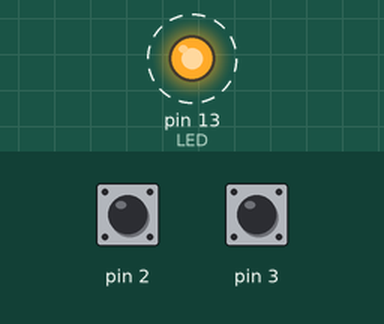
This sketch was run on a simulated Arduino Uno, built with avr-gcc and run on an emulated ATmega328P. Shown: output pins drawn as LEDs (lit = HIGH). Dashed ring = blinking. Inputs (shaded band) come from the test bench; at power-on: pin 3 HIGH, pin 2 HIGH.

Above: at 1.25 s.
1.3 s: pin 3 pulled LOW for 0.25 s
At 1.7 s:
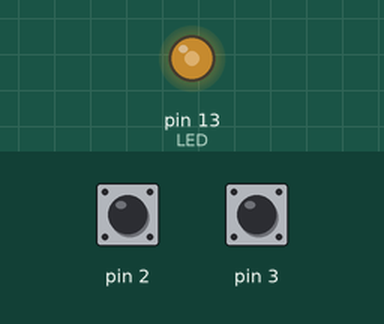
3.0 s: pin 2 pulled LOW for 0.25 s
At 3.3 s:
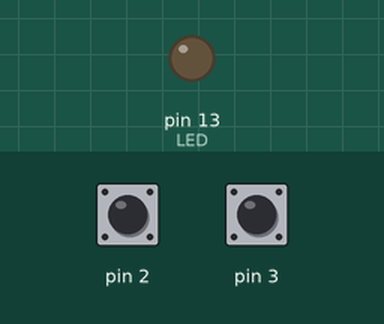
6.0 s: pin 3 pulled LOW for 1 s
8.5 s: pin 2 pulled LOW for 1 s
At 9.1 s:
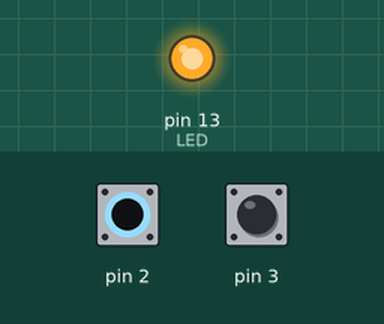
Timing chart, 0 to 12.6 s (numbered marks = the images above; inputs shaded):
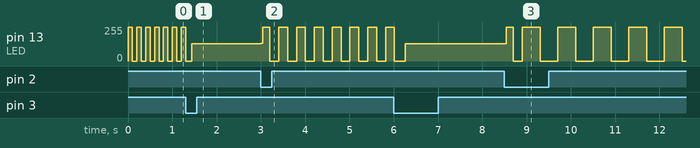

Measured:
- after the input at 3.0 s, pin 13 (LED): 129/255 → 135/255 at once, then repeats every 0.36 s: 255/255 0.16 s, 0/255 0.20 s
- after the input at 8.5 s, pin 13 (LED): goes 255/255 0.16 s, 0/255 0.20 s, 4 × (255/255 0.40 s, 0/255 0.40 s), 255/255 0.40 s, then 0/255, starting at once

The sketch:

sketch_mar09a.ino
```cpp
#define LED 13

int delayVal = 100;

void setup() {
  // put your setup code here, to run once:
  pinMode(LED, OUTPUT);
  pinMode(PD2, INPUT_PULLUP);
  pinMode(PD3, INPUT_PULLUP);
}

void loop() {
  // put your main code here, to run repeatedly:
  int incr = digitalRead(PD2);
  int decr = digitalRead(PD3);

  if (incr == 0) {
    delayVal += 200;
  }

  if (decr == 0) {
    delayVal -= 200;

    if (delayVal < 0) {
      delayVal = 1;
    }
  }

  digitalWrite(LED, HIGH);
  delay(delayVal);

  digitalWrite(LED, LOW);
  delay(delayVal);
}
```
